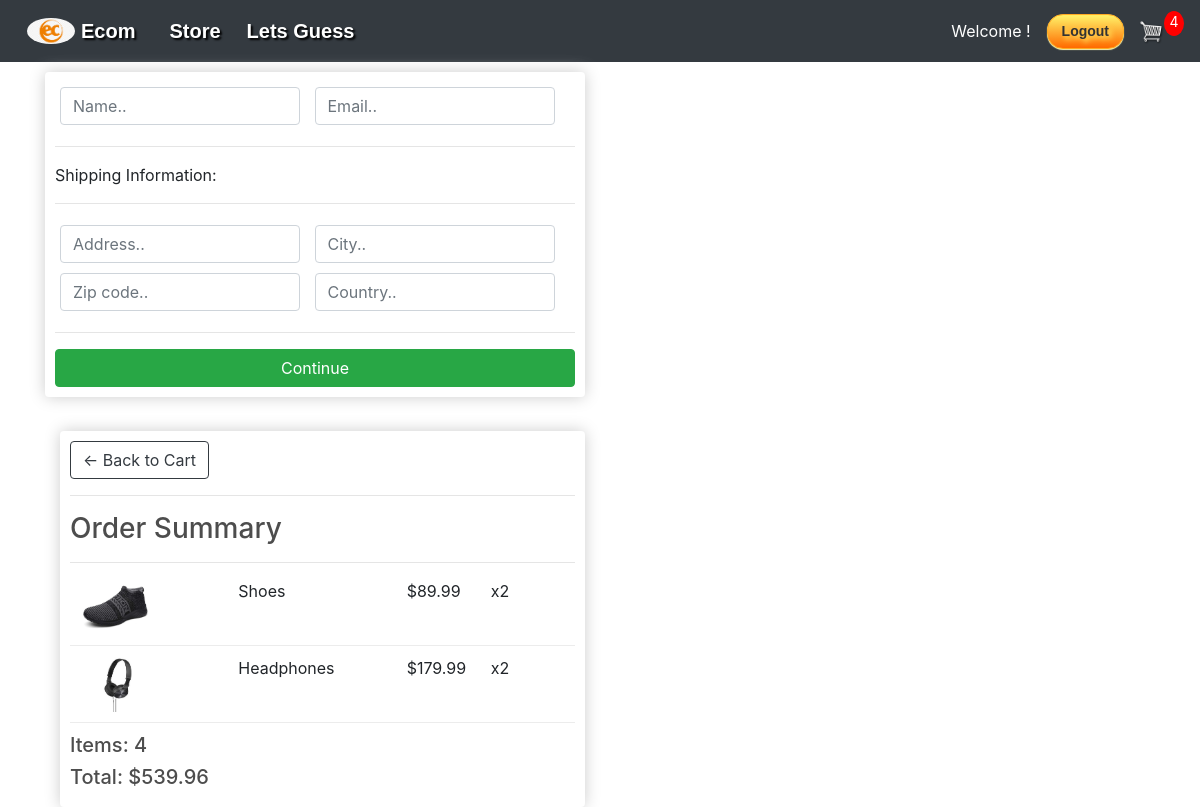
Screenshot of /checkout/ (signed in) with the database file from the repository.
### store/models.py (models this page shows, shortened)
class OrderItem(models.Model):
    product = models.ForeignKey(Product, on_delete=models.SET_NULL, null=True)
    order = models.ForeignKey(Order, on_delete=models.SET_NULL, null=True)
    quantity = models.IntegerField(default=0, null=True, blank=True)
    date_added = models.DateTimeField(auto_now_add=True)
    @property
    def get_total(self):
        total = self.product.price * self.quantity
        return total

class Product(models.Model):
    name = models.CharField(max_length=200)
    price = models.FloatField()
    digital = models.BooleanField(default=False, null=True, blank=True)
    image = models.ImageField(null=True, blank=True)
    @property
    def imageURL(self):
        try:
            url = self.image.url
        except:
            url = ''
        return url

class Order(models.Model):
    customer = models.ForeignKey(Customer, on_delete=models.SET_NULL, null=True, blank=True)
    date_ordered = models.DateTimeField(auto_now_add=True)
    complete = models.BooleanField(default=False)
    transaction_id = models.CharField(max_length=100, null=True)
    @property
    def shipping(self):
        shipping = False
        orderitems = self.orderitem_set.all()
        for i in orderitems:
            if i.product.digital == False:
                shipping = True
        return shipping
    @property
    def get_cart_total(self):
        orderitems = self.orderitem_set.all()
        total = sum([item.get_total for item in orderitems])
        return total
    @property
    def get_cart_items(self):
        orderitems = self.orderitem_set.all()
        total = sum([item.quantity for item in orderitems])
        return total

### store/views.py (the view)
# urls.py: path('checkout/', views.checkout, name="checkout"),
def checkout(request):
    if request.user.is_authenticated:
        customer, created = Customer.objects.get_or_create(user=request.user)
        order, created = Order.objects.get_or_create(customer=customer, complete=False)
        items = order.orderitem_set.all()
        cartItems = order.get_cart_items
    else:
        cookieData = cookieCart(request)
        cartItems = cookieData['cartItems']
        order = cookieData['order']
        items = cookieData['items']
    context = {'items': items, 'order': order, 'cartItems': cartItems}
    return render(request, "store/checkout.html", context)

### store/templates/store/checkout.html (shortened to what this page needs)
{% extends 'store/main.html' %}
{% load static %}
{% block content %}
    <div class="row">
        <div class="col-lg-6">
            <div class="box-element" id="form-wrapper">
                <form id="form">
                    <div id="user-info">
                        <div class="form-field">
                            <input required class="form-control" type="text" name="name" placeholder="Name..">
                        </div>
                        <div class="form-field">
                            <input required class="form-control" type="email" name="email" placeholder="Email..">
                        </div>
                    </div>
                    <div id="shipping-info">
                        <hr>
                        <p>Shipping Information:</p>
                        <hr>
                        <div class="form-field">
                            <input class="form-control" type="text" name="address" placeholder="Address..">
                        </div>
                        <div class="form-field">
                            <input class="form-control" type="text" name="city" placeholder="City..">
                        </div>
                        <div class="form-field">
                            <input class="form-control" type="text" name="zipcode" placeholder="Zip code..">
                        </div>
                        <div class="form-field">
                            <input class="form-control" type="text" name="country" placeholder="Country..">
                        </div>
                    </div>
                    <hr>
                    <input id="form-button" class="btn btn-success btn-block" type="submit" value="Continue">
                </form>
            </div>
            <br>
        </div>
    </div>
    <div class="col-lg-6">
        <div class="box-element">
            <a class="btn btn-outline-dark" href="{% url 'cart' %}">&#x2190; Back to Cart</a>
            <hr>
            <h3>Order Summary</h3>
            <hr>
            {% for item in items %}
                <div class="cart-row">
                    <div style="flex:2"><img class="row-image" src="{{ item.product.imageURL }}"></div>
                    <div style="flex:2"><p>{{ item.product.name }}</p></div>
                    <div style="flex:1"><p>${{ item.product.price }}</p></div>
                    <div style="flex:1"><p>x{{ item.quantity }}</p></div>
                </div>
            {% endfor %}
            <h5>Items: {{ order.get_cart_items }}</h5>
            <h5>Total: ${{ order.get_cart_total|floatformat:2 }}</h5>
        </div>
    </div>
    </div>
{% endblock content %}

### static/css/main.css (style rules this page uses)
body { background-color: hsl(0, 0%, 98%); }
h1, h2, h3, h4, h5, h6 { color: hsl(0, 0%, 30%); }
.box-element { box-shadow: hsl(0, 0%, 80%) 0 0 16px; background-color: #fff; border-radius: 4px; padding: 10px; }
.col-lg-4, .col-lg-6, .col-lg-8, .col-lg-12 { margin-top: 10px; }
.btn { border-radius: 0; }
.row-image { width: 100px; }
.form-field { width: 250px; display: inline-block; padding: 5px; }
.cart-row { display: flex; align-items: stretch; padding-bottom: 10px; margin-bottom: 10px; border-bottom: 1px solid #ececec; }

### rows the page displays
OrderItem: product.imageURL (picture), product.name "Shoes", product.price "89.99", quantity "2"
OrderItem: product.imageURL (picture), product.name "Headphones", product.price "179.99", quantity "2"
Order: get_cart_items "4", get_cart_total "539.96"

### other values shown
{{ cartItems }} "4"
